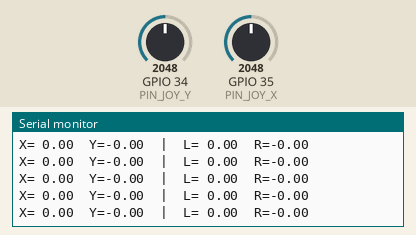
Simulated run of this sketch. Board: ESP32. Shown: the last lines printed to the serial monitor. Inputs (shaded band) come from the test bench; at power-on: GPIO 35 (PIN_JOY_X) = 2048, GPIO 34 (PIN_JOY_Y) = 2048 (analog values on the 0–4095 scale).

Above: at 3.1 s.
3.2 s: GPIO 35 (PIN_JOY_X) set to 1976
At 3.22 s:
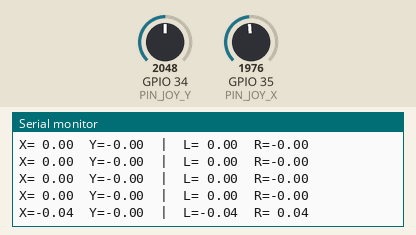
5.1 s: GPIO 35 (PIN_JOY_X) set to 1290
At 5.13 s:
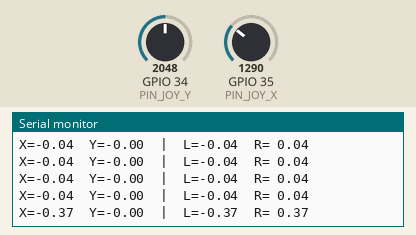
6.6 s: GPIO 35 (PIN_JOY_X) set to 1200
At 6.64 s:
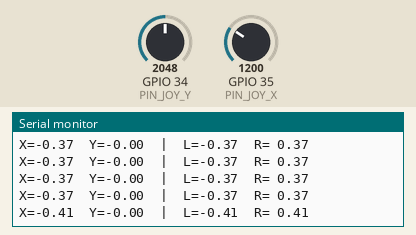
8.5 s: GPIO 34 (PIN_JOY_Y) set to 2092
At 8.55 s:
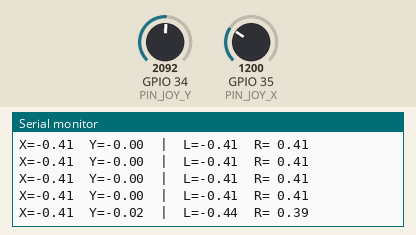
10.0 s: GPIO 34 (PIN_JOY_Y) set to 2016
At 10.05 s:
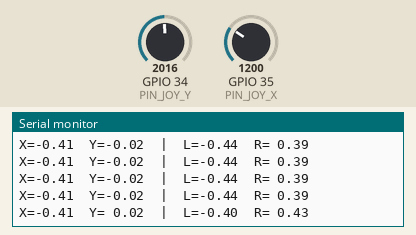
Timing chart, 0 to 12.9 s (numbered marks = the images above; inputs shaded):
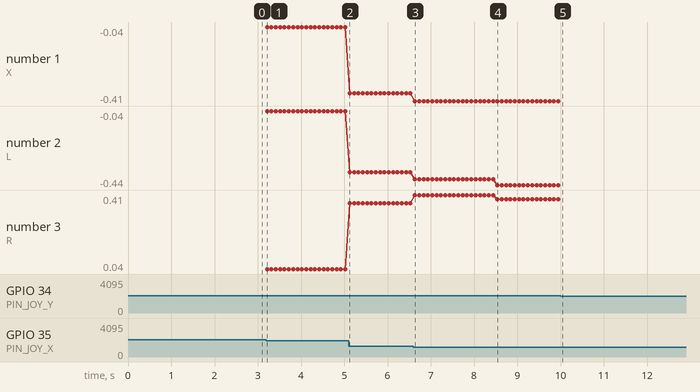

Measured:
- the behaviour switches between 2048 and 2047 on GPIO 35 (PIN_JOY_X) (found by bisection; images 0 and 1)
- the behaviour switches between 2048 and 2047 on GPIO 34 (PIN_JOY_Y) (found by bisection; images 4 and 5)
- after the input at 3.2 s, the serial monitor: prints a new line at once (image 1)
- after the input at 5.1 s, the serial monitor: prints a new line at once (image 2)
- after the input at 6.6 s, the serial monitor: prints a new line at once (image 3)
- after the input at 8.5 s, the serial monitor: prints a new line at once (image 4)
- after the input at 10.0 s, the serial monitor: prints a new line after 0.05 s (image 5)
- plotted number 1: -0.04 → -0.37 after the input at 5.1 s, -0.37 → -0.41 after the input at 6.6 s

The sketch:

ESP32-joystickToLeftRightPWMprintedToSerialMonitor.ino
```cpp
/******************************************************
ZAPOJENÍ (ESP32 + L298N + Joystick)
-------------------------------------------------------
L298N (2× DC motor):
- IN1 -> GPIO 18  (směr Motor A)
- IN2 -> GPIO 19
- ENA -> GPIO 23  (rychlost Motor A – PWM)
- IN3 -> GPIO 5   (směr Motor B)
- IN4 -> GPIO 17
- ENB -> GPIO 22  (rychlost Motor B – PWM)

Joystick:
- VRY (Y osa – dopředu/dozadu) -> GPIO 34
- VRX (X osa – zatáčení)       -> GPIO 35
- VCC -> 3V3 (nebo 5V dle modulu)
- GND -> GND (společná zem s ESP32)

POZNÁMKA:
- Sdílej GND mezi ESP32, L298N a joystickem.
- Motory napájej zvlášť (např. 6–12V na L298N VMOTOR).
- Tento kód zatím jen počítá a vypisuje PWM hodnoty – motory se netočí.

Úkoly pro pochopení kódu:
1) Co znamená L = Y + X a R = Y - X?
2) Co dělá funkce normalizeLR()? Proč je důležitá?
3) Jak bys přidal deadband, aby joystick kolem středu nic nedělal?
4) Jaký vliv má invertování osy Y?
5) Zkus připojit L298N a doplnit writeMotor() – kam bys to vložil?

******************************************************/

#include <Arduino.h>

// ==== Piny joysticku ====
const int PIN_JOY_Y = 34;  // throttle (dopředu/dozadu)
const int PIN_JOY_X = 35;  // steering (zatáčení)

// ==== Pomocná funkce: přemapování na -1..+1 ====
float readNormalized(int pin, bool invert = false) {
  int raw = analogRead(pin);      // 0–4095
  float val = (raw - 2048) / 2048.0f;  // -1..+1
  if (invert) val = -val;
  if (val > 1.0f) val = 1.0f;
  if (val < -1.0f) val = -1.0f;
  return val;
}

// ==== Normalizace (aby se kola nevešla přes ±1) ====
void normalizeLR(float &L, float &R) {
  float m = max(fabsf(L), fabsf(R));
  if (m > 1.0f) { L /= m; R /= m; }
}

void setup() {
  Serial.begin(115200);
  analogReadResolution(12);  // ESP32 ADC: 0..4095
}

void loop() {
  // --- Čtení joysticku ---
  float Y = readNormalized(PIN_JOY_Y, true); // invertuj Y (nahoru = dopředu)
  float X = readNormalized(PIN_JOY_X, false);

  // --- Výpočet levého a pravého motoru (arcade mix) ---
  float L = Y + X;
  float R = Y - X;
  normalizeLR(L, R);

  // --- Výpis ---
  Serial.printf("X=% .2f  Y=% .2f  |  L=% .2f  R=% .2f\n", X, Y, L, R);

  delay(100);
}
```
